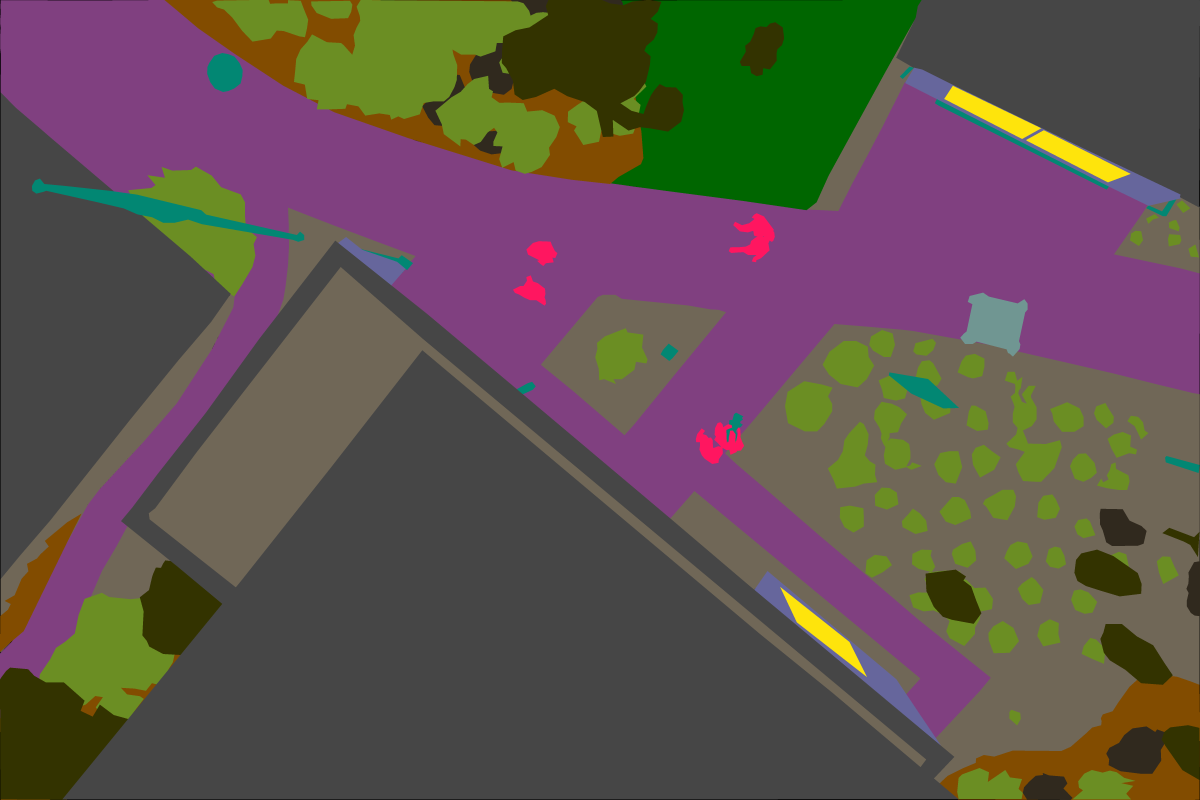
#> input picture labeled_images/005.png, 6000 x 4000 px, given in place of 000.jpg, which was not available (shown at 1/5 size)
$ jupyter execute --allow-errors Data_Preprocessing.ipynb   (shell and % lines are left out)
#> lines starting #> are read from the running program, lines starting #| are printed output that depends on the picture; pictures that were not available may be replaced by others from this repository, and a replacement may not be noted
#> further down, image is the input picture: shape (4000, 6000, 3); mean R, G, B 94.2, 82.4, 77.2
#> `image = cv2.resize(image, (112,112))`:
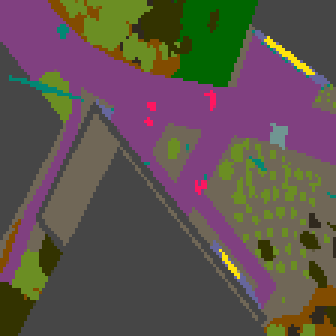
#> image: shape (112, 112, 3) (shown 3 times larger); mean R, G, B 94.3, 82.5, 77.4
#> `plt.imsave(f"{image_number}.jpg", image)`:
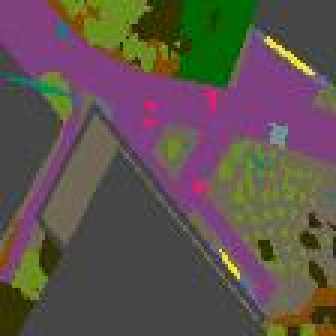
#> saved as 000.jpg: shape (112, 112, 3) (shown 3 times larger); mean R, G, B 94.4, 82.4, 77.3
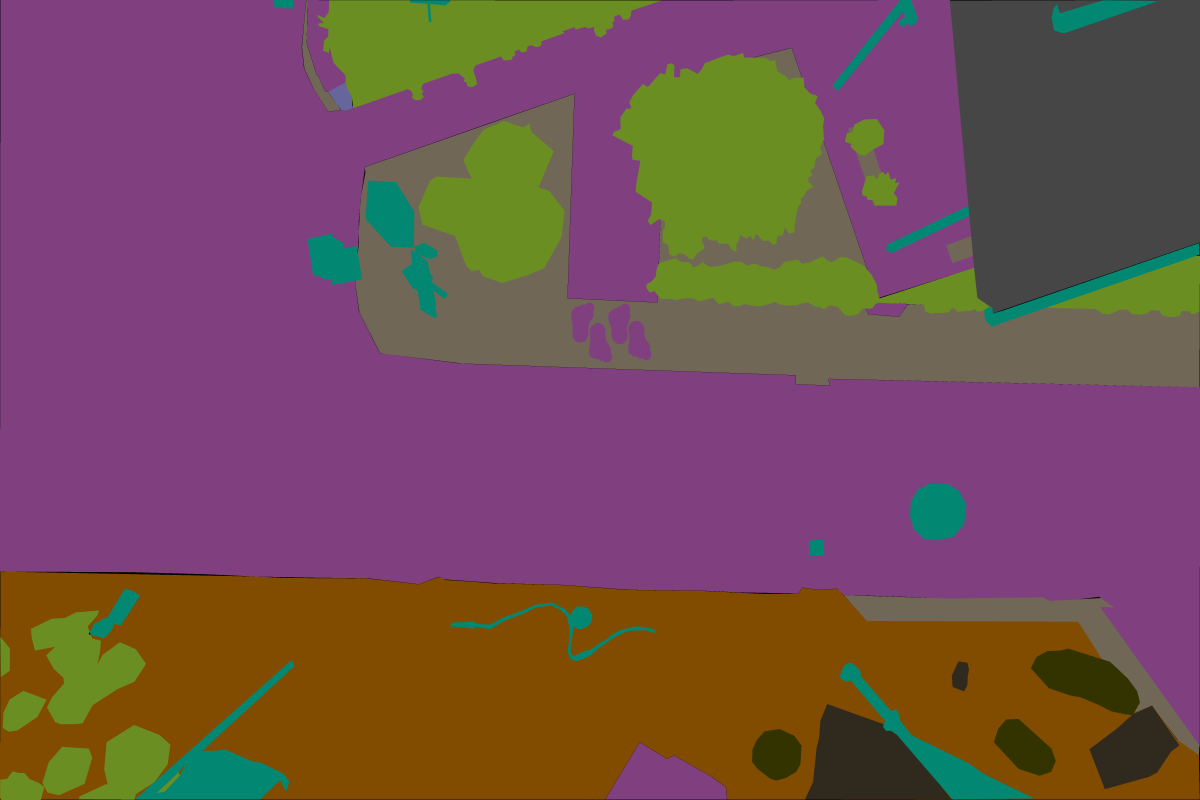
#> input picture labeled_images/009.png, 6000 x 4000 px, given in place of 000.png, which was not available (shown at 1/5 size)
#> further down, label is the input picture: shape (4000, 6000, 3); mean R, G, B 115.1, 79.8, 83
#> `label = cv2.resize(label, (112,112))`:
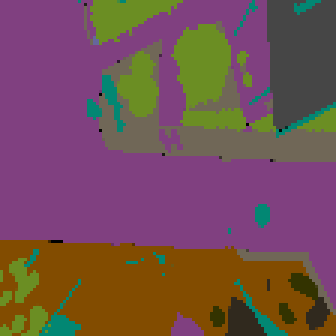
#> label: shape (112, 112, 3) (shown 3 times larger); mean R, G, B 115.3, 79.8, 83.1
#> after the loop `for j in range(0,label.shape[0]):`:
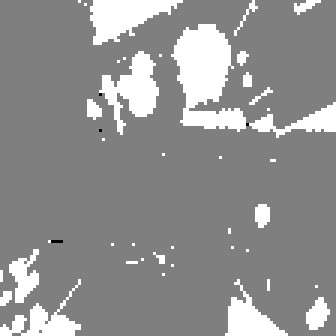
#> mask: shape (112, 112) float64 (shown 3 times larger); min 0, max 2, mean 1.15; drawn with min black and max white
#> `plt.imsave(f"{image_number}.jpg", mask)`:
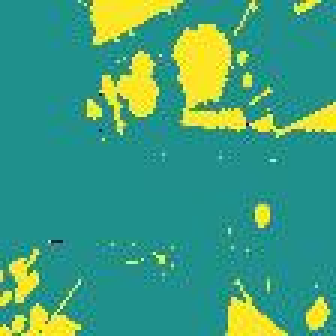
#> saved as 000.jpg: shape (112, 112, 3) (shown 3 times larger); mean R, G, B 63.8, 156.7, 124.9
[cell 1]
import zipfile
import os
import numpy as np
import pandas as pd
import cv2
import matplotlib.pyplot as plt

#> (a cell that did not finish here is left out)

[cell 3]
import skimage.io

image_set = []
mask_set = []

#> (the rest of this cell did not finish here and is left out)
